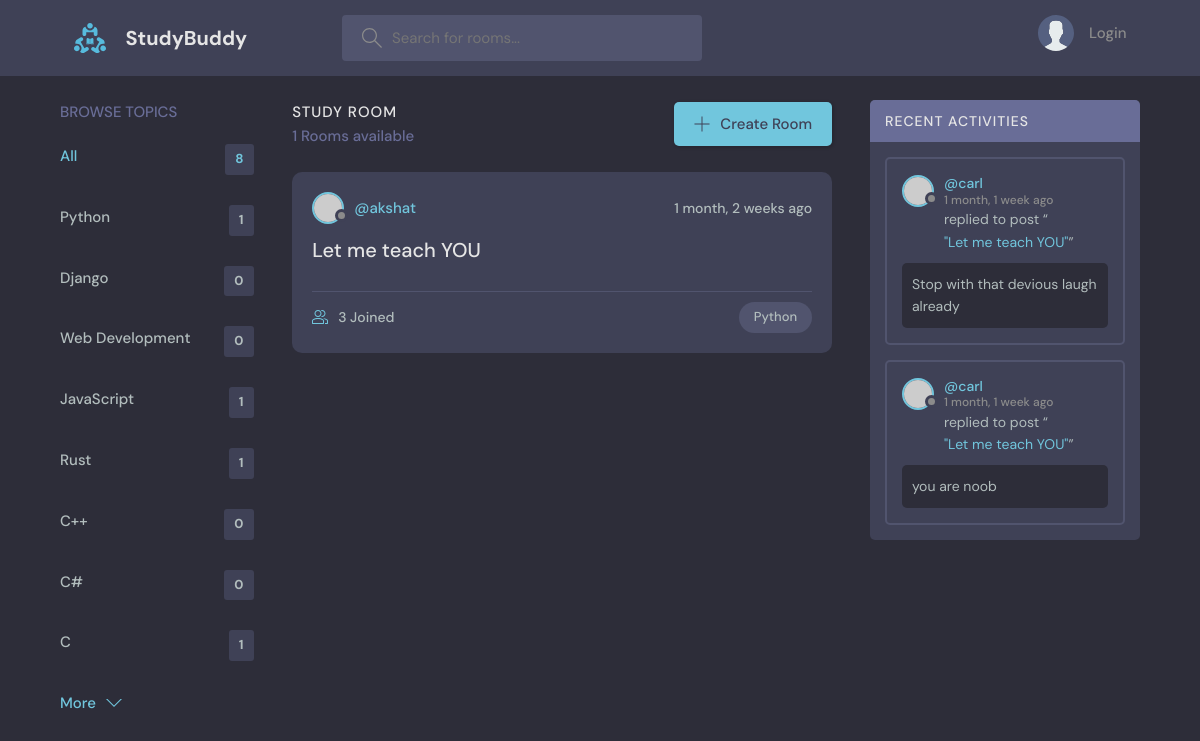
Page /?q=Python on the committed database.
### base/models.py (models this page shows, shortened)
class Topic(models.Model):
    name = models.CharField(max_length=200)

class Room(models.Model):
    host = models.ForeignKey(User, on_delete=models.SET_NULL, null=True)
    topic = models.ForeignKey(Topic, on_delete=models.SET_NULL, null=True)
    name = models.CharField(max_length=200)
    description = models.TextField(null=True, blank=True)
    participants = models.ManyToManyField(User, related_name='participants', blank=True)
    updated = models.DateTimeField(auto_now=True)
    created = models.DateTimeField(auto_now_add=True)
    class Meta:
        ordering = ['-updated', '-created']
    def __str__(self):
        return self.name

class Message(models.Model):
    user = models.ForeignKey(User, on_delete=models.CASCADE)
    room = models.ForeignKey(Room, on_delete=models.CASCADE)
    body = models.TextField(null=True, blank=True)
    updated = models.DateTimeField(auto_now=True)
    created = models.DateTimeField(auto_now_add=True)
    class Meta:
        ordering = ['-updated', '-created']
    def __str__(self):
        return self.body[0:50]

### base/views.py (the view)
# urls.py: path('', views.home, name='home'),
def home(request):
    q = request.GET.get('q') if request.GET.get('q') != None else ''
    room_message = Message.objects.filter(Q(room__topic__name__icontains=q))
    rooms = Room.objects.filter(
        Q(topic__name__icontains=q) |
        Q(name__icontains=q) |
        Q(description__icontains=q) |
        Q(host__username__icontains=q)
        )
    rooms_count = rooms.count()
    topic = Topic.objects.all()
    context = {'rooms': rooms, 'topics': topic, 'rooms_count' : rooms_count, 'room_message':room_message}
    return render(request, 'base/home.html', context)

### base/templates/base/home.html (shortened to what this page needs)
{% extends 'main.html' %}
{% block content %}
<main class="layout layout--3">
  <div class="container">
    {% include 'base/topics_component.html' %}
    <div class="roomList">
      <div class="roomList__header">
        <div>
          <h2>Study Room</h2>
          <p>{{rooms_count}} Rooms available</p>
        </div>
        <a class="btn btn--main" href="{% url 'create-room' %}">
          <svg version="1.1" xmlns="http://www.w3.org/2000/svg" width="32" height="32" viewBox="0 0 32 32">
            <title>add</title>
            <path
              d="M16.943 0.943h-1.885v14.115h-14.115v1.885h14.115v14.115h1.885v-14.115h14.115v-1.885h-14.115v-14.115z"
            ></path>
          </svg>
          Create Room
        </a>
      </div>
      {% include 'base/feed_component.html' %}
    </div>
    {% include 'base/activity_component.html' %}
  </div>
</main>
{% endblock content %}

### base/templates/base/topics_component.html
<div class="topics">
    <div class="topics__header">
        <h2>Browse Topics</h2>
    </div>
    <ul class="topics__list">
        <li>
        <a href="{% url 'home' %}" class="active">All <span>{{topics.count}}</span></a>
        </li>
        {% for topic in topics %}
        <li>
        <a href="{% url 'home' %}?q={{topic.name}}">{{topic.name}} <span>{{topic.room_set.all.count}}</span></a>
        </li>
        {% endfor %}
    </ul>
    <a class="btn btn--link" href="topics.html">
        More
        <svg version="1.1" xmlns="http://www.w3.org/2000/svg" width="32" height="32" viewBox="0 0 32 32">
        <title>chevron-down</title>
        <path d="M16 21l-13-13h-3l16 16 16-16h-3l-13 13z"></path>
        </svg>
    </a>
</div>

### base/templates/base/feed_component.html (shortened to what this page needs)
{% for room in rooms %}
<div class="roomListRoom">
  <div class="roomListRoom__header">
    <a href="{% url 'user-profile' room.host.id %}" class="roomListRoom__author">
      <div class="avatar avatar--small">
        <img src="https://randomuser.me/api/portraits/women/11.jpg" />
      </div>
      <span>@{{room.host.username}}</span>
    </a>
    <div class="roomListRoom__actions">
      <span>{{room.created|timesince}} ago</span>
    </div>
  </div>
  <div class="roomListRoom__content">
    <a href="{% url 'room' room.id %}">{{room.name}}</a>
  </div>
  <div class="roomListRoom__meta">
    <a href="{% url 'room' room.id %}" class="roomListRoom__joined">
      {{room.participants.all.count}} Joined
    </a>
    <p class="roomListRoom__topic">{{room.topic.name}}</p>
  </div>
</div>
{% endfor %}

### base/templates/base/activity_component.html (shortened to what this page needs)
<div class="activities">
    <div class="activities__header">
      <h2>Recent Activities</h2>
    </div>
    {% for message in room_message %}
    <div class="activities__box">
      <div class="activities__boxHeader roomListRoom__header">
        <a href="{% url 'user-profile' message.user.id %}" class="roomListRoom__author">
          <div class="avatar avatar--small">
            <img src="https://randomuser.me/api/portraits/women/11.jpg" />
          </div>
          <p>
            @{{message.user}}
            <span>{{message.created|timesince}} ago</span>
          </p>
        </a>
      </div>
      <div class="activities__boxContent">
        <p>replied to post “<a href="{% url 'room' message.room.id %}">"{{message.room}}"</a>”</p>
        <div class="activities__boxRoomContent">
            {{message}}
        </div>
      </div>
    </div>
    {% endfor %}
</div>

### rows in the picture
Topic: name "Python", room_set.all.count "1"
Topic: name "Django", room_set.all.count "0"
Topic: name "Web Development", room_set.all.count "0"
Topic: name "JavaScript", room_set.all.count "1"
Topic: name "Rust", room_set.all.count "1"
Topic: name "C++", room_set.all.count "0"
Topic: name "C#", room_set.all.count "0"
Topic: name "C", room_set.all.count "1"
Room: host.username "akshat", created "1 month, 2 weeks", name "Let me teach YOU", participants.all.count "3", topic.name "Python"
Message: user "carl", created "1 month, 1 week", room "Let me teach YOU", body "Stop with that devious laugh already"
Message: user "carl", created "1 month, 1 week", room "Let me teach YOU", body "you are noob"

### other values in the picture
{{ topics.count }} "8"
{{ rooms_count }} "1"
